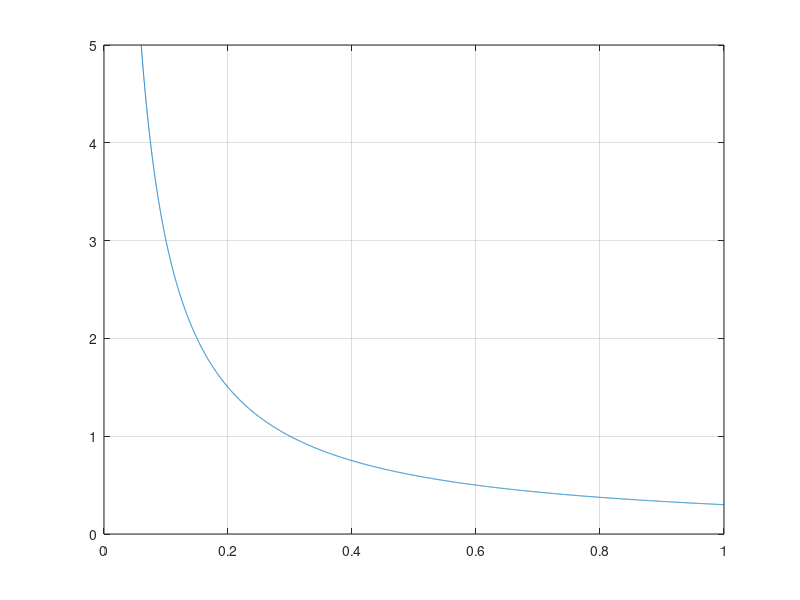

MATLAB code for this plot: (Note: this script raises an error after producing the figure.)
clc;clear all;
Es=120;
L_data = [0.9 0.52 0.307 0.189 0.123 1];
dI=[0.62 0.785 1.07 1.8 3 0.5];
L=0.001:0.0001:1;
n=length(L);
alpha=0.5;
T=1/100;
for i=1:1:n
    DI(i)=alpha*(1-alpha)*Es*T/L(i);
end
plot(L,DI);hold on;grid on;axis([0 1 0 5]);
p = fit(L_data', dI', 'exp2'); % Polynôme de degré 3
x_fit = linspace(0.001, max(L_data), 100); % Points pour tracer la courbe
y_fit = feval(p, x_fit);
%plot(X,Ud);
plot(x_fit, y_fit, 'r-', 'LineWidth', 1.25, 'DisplayName', 'Courbe théorique');
title('∆Id = f(α)');
xlabel('α');
ylabel('∆Id (A)');legend;
